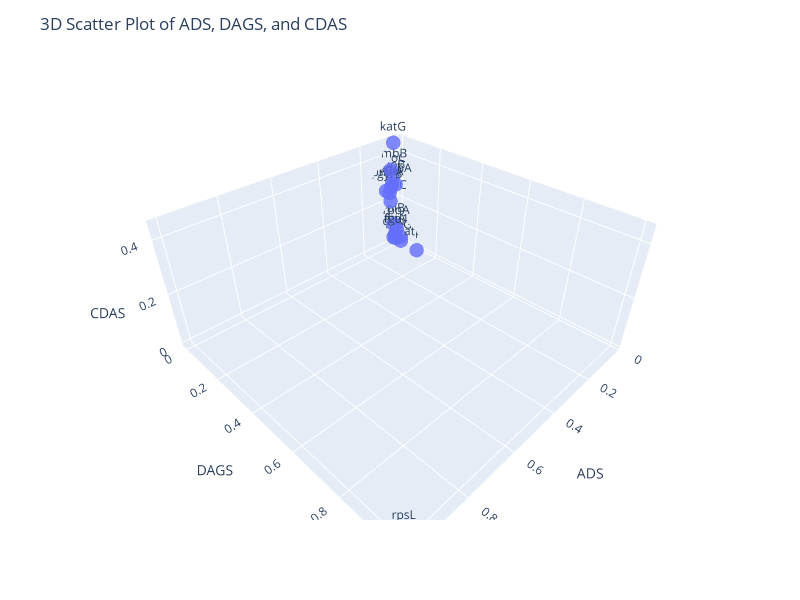

This figure's notebook cell:
### Code cell
# Create the 3D scatter plot
fig = px.scatter_3d(genes_of_interest_df, x='ADS', y='DAGS', z='CDAS', text=genes_of_interest_df["Gene"])

# Customize the plot appearance
fig.update_traces(marker=dict(size=5, opacity=0.8))
fig.update_layout(scene=dict(xaxis_title='ADS', yaxis_title='DAGS', zaxis_title='CDAS'))
fig.update_layout(title='3D Scatter Plot of ADS, DAGS, and CDAS')
fig.update_layout(legend_title_text='Gene')
fig.update_layout(autosize=False, width=800, height=600)

# Show the interactive plot
fig.show()

### Figure 1 — Plotly figure (JSON) as saved in the notebook; plotly's stock layout.template omitted (floating-point values rounded to 4 significant figures)
{"data": [{"hovertemplate": "ADS=%{x}<br>DAGS=%{y}<br>CDAS=%{z}<br>Gene=%{text}<extra></extra>", "legendgroup": "", "marker": {"color": "#636efa", "opacity": 0.8, "size": 5, "symbol": "circle"}, "mode": "markers+text", "name": "", "scene": "scene", "showlegend": false, "text": ["rpsL", "atpE", "fgd1", "fabG1", "rpoA", "ddn", "embA", "fbiA", "gyrB", "pncA", "ethA", "inhA", "embB", "fbiB", "rpoB", "embC", "rpoC", "katG"], "type": "scatter3d", "x": [1, 0.0299, 0.1373, 0.0537, 0.0725, 0.0896, 0.0715, 0.0776, 0.1049, 0.1216, 0.0866, 0.0299, 0.085, 0.0709, 0.0757, 0.084, 0.061, 0.0552], "y": [1, 0.1156, 0.0956, 0.0437, 0.0385, 0.0357, 0.032, 0.0317, 0.0311, 0.0279, 0.0206, 0.0197, 0.0188, 0.0182, 0.0152, 0.0145, 0.0048, 0.003], "z": [0.0209, 0, 0.0969, 0.027, 0.0896, 0.0552, 0.2908, 0.0626, 0.2638, 0.2773, 0.2773, 0.027, 0.3534, 0.1043, 0.2908, 0.2147, 0.3117, 0.4515]}], "layout": {"autosize": false, "height": 600, "legend": {"title": {"text": "Gene"}, "tracegroupgap": 0}, "margin": {"t": 60}, "scene": {"domain": {"x": [0, 1], "y": [0, 1]}, "xaxis": {"title": {"text": "ADS"}}, "yaxis": {"title": {"text": "DAGS"}}, "zaxis": {"title": {"text": "CDAS"}}}, "title": {"text": "3D Scatter Plot of ADS, DAGS, and CDAS"}, "width": 800}}
